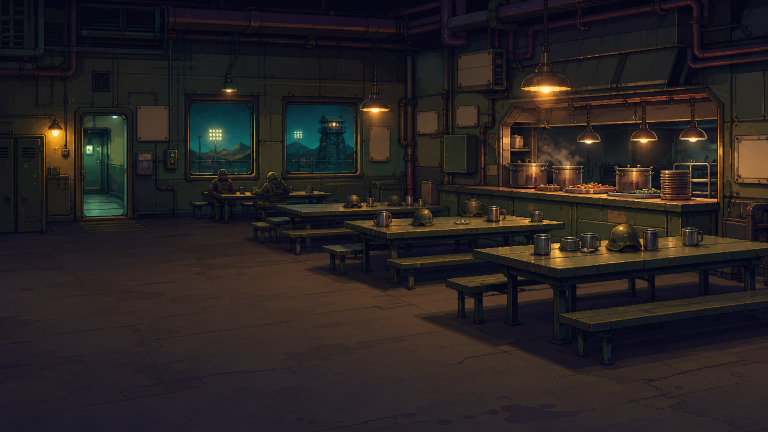
#> input picture art_src/modern/locations/gate7_canteen.png, 1536 x 864 px (shown at 1/2 size); its folder holds only this picture in this run
$ python build_city_art.py
#> lines starting #> are read from the running program, lines starting #| are printed output that depends on the picture
### art_src/pixelize.py
"""생성 이미지를 게임용 픽셀 아트로 다듬는다.

큰 그림을 목표 픽셀 크기로 줄이고, 색 수를 제한하고, 반투명 가장자리를 없애고,
필요하면 1픽셀 외곽선을 두른다. 게임은 이 결과를 1:1로 그린 뒤 화면 전체를 정수배 확대한다.

python art_src/pixelize.py <입력.png> <출력.png> (--height N | --width N | --size WxH) [--colors N] [--outline]
"""
import argparse
from PIL import Image

OUTLINE = (24, 18, 28, 255)


def pixelize(src, dst, height=None, width=None, size=None, colors=24, outline=False, kmeans=0):
    """kmeans > 0: 색 줄이기 뒤에 k-평균으로 팔레트를 다듬는다. 초상화처럼 작은 그림에서
    눈빛·문신 같은 작은 강조색이 사라지지 않게 한다. 0이면 예전과 같다."""
#> called with size = (640, 360), colors = 64, outline = False, kmeans = 0
    im = Image.open(src).convert("RGBA")
    if size:
        target = size
    elif height:
        target = (max(1, round(im.width * height / im.height)), height)
    else:
        target = (width, max(1, round(im.height * width / im.width)))
    small = im.resize(target, Image.LANCZOS)
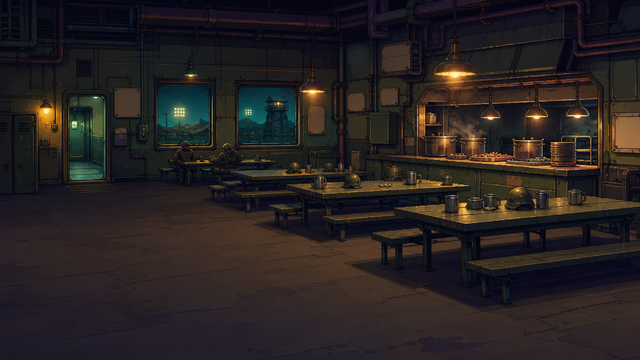
#> small: PIL image 640x360 RGBA; mean R, G, B, A 39.9, 34, 33.7, 255
    alpha = small.getchannel("A").point(lambda a: 255 if a >= 128 else 0)
#> alpha: PIL image 640x360 L; every value is 255
    rgb = small.convert("RGB")
    q = rgb.quantize(colors=colors, method=Image.Quantize.MEDIANCUT, kmeans=kmeans, dither=Image.Dither.NONE).convert("RGB")
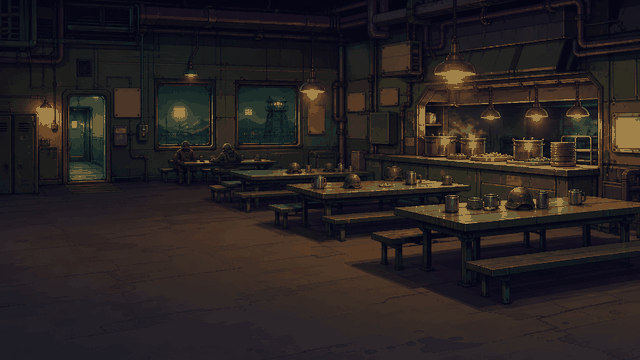
#> q: PIL image 640x360 RGB; mean R, G, B 39.6, 33.4, 33.4
    out = q.convert("RGBA")
    out.putalpha(alpha)
    if outline:
        w, h = out.size
        padded = Image.new("RGBA", (w + 2, h + 2), (0, 0, 0, 0))
        padded.paste(out, (1, 1))
        src_px = padded.copy().load()
        px = padded.load()
        for y in range(h + 2):
            for x in range(w + 2):
                if src_px[x, y][3] != 0:
                    continue
                for dx, dy in ((1, 0), (-1, 0), (0, 1), (0, -1)):
                    nx, ny = x + dx, y + dy
                    if 0 <= nx < w + 2 and 0 <= ny < h + 2 and src_px[nx, ny][3] != 0:
                        px[x, y] = OUTLINE
                        break
        out = padded
    out.save(dst)
    return out.size


# [13 lines that do not run on import are left out]

### art_src/build_city_art.py
"""도시 탐방용 구역 배경과 NPC 초상화를 원본에서 게임용으로 만든다.

python art_src/build_city_art.py [locations] [portraits]

- 구역 배경: art_src/modern/locations/<구역 id>.png -> assets/art/locations/<구역 id>.png (640x360, 64색)
- 초상화: art_src/modern/portraits/sheet_<n>.png (4x2 마젠타 시트) -> assets/portraits/<npc id>.png
  시트마다 같은 크기의 정사각 틀에 아래·가운데 맞춰 넣어 한 시트 안의 얼굴 크기를 맞추고,
  46x46으로 줄인 뒤 1px 외곽선을 둘러 48x48로 만든다. 24색, k-평균으로 작은 강조색(눈빛, 문신)을 살린다.
"""
import os
import sys
import tempfile
from PIL import Image

HERE = os.path.dirname(os.path.abspath(__file__))
sys.path.insert(0, HERE)
from pixelize import pixelize  # noqa: E402
from slice_sheet import slice_sheet  # noqa: E402

ROOT = os.path.dirname(HERE)
LOC_SRC = os.path.join(HERE, "modern", "locations")
LOC_DST = os.path.join(ROOT, "TradeGame", "assets", "art", "locations")
POR_SRC = os.path.join(HERE, "modern", "portraits")
POR_DST = os.path.join(ROOT, "TradeGame", "assets", "portraits")

SHEETS = {
    "sheet_1": ["ration_clerk", "aurel_beck", "sergeant_kade", "lina",
                "quartermaster_ro", "mechanic_juno", "cook_bram", "commander_voss"],
    "sheet_2": ["dealer_vex", "nova", "piece", "foreman_dal",
                "ammo_trader_sol", "han", "keeper_wen", "elder_tarr"],
    "sheet_3": ["scrap_trader_pim", "gale", "morae", "crane_mechanic_ivo",
                "produce_trader_mei", "soha", "ian", "farmhand_tuk"],
    "sheet_4": ["bazaar_trader_ada", "meter", "innkeeper_moss", "auctioneer_fin",
                "fence_rook", "crank", "arena_master_gus", "scavenger_nim"],
}


def build_locations():
    os.makedirs(LOC_DST, exist_ok=True)
    for f in sorted(os.listdir(LOC_SRC)):
        if f.endswith(".png"):
            print(f, pixelize(os.path.join(LOC_SRC, f), os.path.join(LOC_DST, f), size=(640, 360), colors=64))


def build_portraits():
    os.makedirs(POR_DST, exist_ok=True)
    for sheet, names in SHEETS.items():
        src = os.path.join(POR_SRC, sheet + ".png")
        if not os.path.exists(src):
            continue
        with tempfile.TemporaryDirectory() as tmp:
            slice_sheet(src, tmp, 4, 2, names, {})
            crops = {n: Image.open(os.path.join(tmp, n + ".png")).convert("RGBA") for n in names}
            side = max(max(im.size) for im in crops.values())
            for n, im in crops.items():
                sq = Image.new("RGBA", (side, side), (0, 0, 0, 0))
                sq.paste(im, ((side - im.width) // 2, side - im.height), im)
                padded = os.path.join(tmp, n + "_sq.png")
                sq.save(padded)
                print(n, pixelize(padded, os.path.join(POR_DST, n + ".png"), size=(46, 46), colors=24, outline=True, kmeans=4))


if __name__ == "__main__":
    what = sys.argv[1:] or ["locations", "portraits"]
    if "locations" in what:
        build_locations()
    if "portraits" in what:
        build_portraits()
